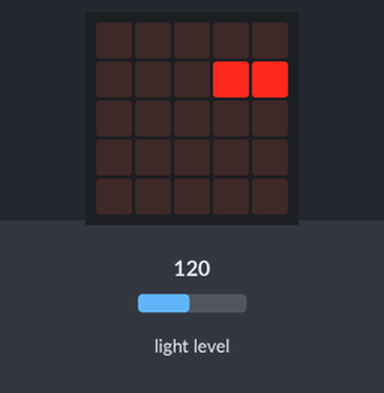
Recording of a program running on a simulated BBC micro:bit (MakeCode). Parts: the board's 5×5 LED display. Inputs (shaded band) come from the test bench; at power-on: light level 120.

Above: at 1.2 s.
1.3 s: light level set to 105
2.8 s: light level set to 98
At 3.6 s:
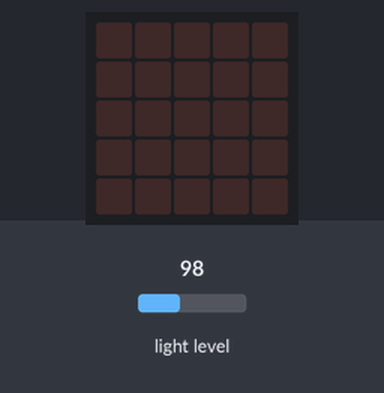
4.4 s: light level set to 128
At 5.0 s:
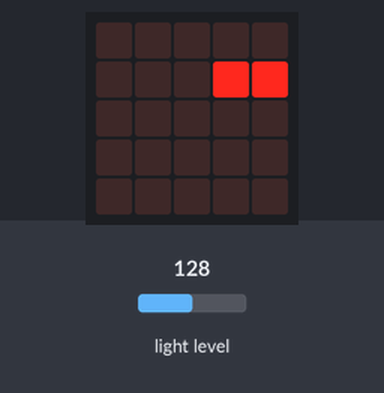
5.9 s: light level set to 5
At 6.8 s:
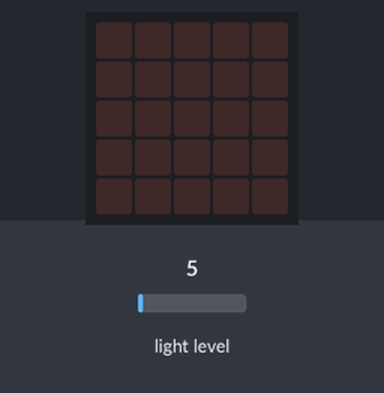
Timing chart, 0 to 8.5 s (numbered marks = the images above; inputs shaded):
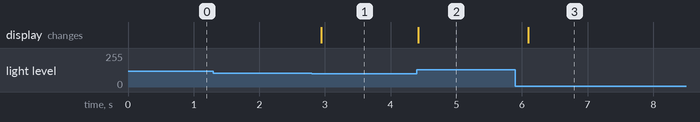

Measured:
- the behaviour switches between 101 and 100 on light level (found by bisection; images 0 and 1)
- after the input at 1.3 s, every drawn part: stays the same
- after the input at 2.8 s, the display: changes after 0.14 s (image 1)
- after the input at 4.4 s, the display: changes at once (image 2)
- after the input at 5.9 s, the display: changes after 0.20 s (image 3)

The program:

main.ts
```typescript
basic.forever(function () {
    if (input.lightLevel() > 100) {
        basic.showLeds(`
            . . . . .
            . . . # #
            . . . . .
            . . . . .
            . . . . .
            `)
    } else {
        basic.clearScreen()
    }
})
```

test.ts
```typescript
// testes vão aqui; isto não será compilado quando este pacote for usado como uma extensão.
```
